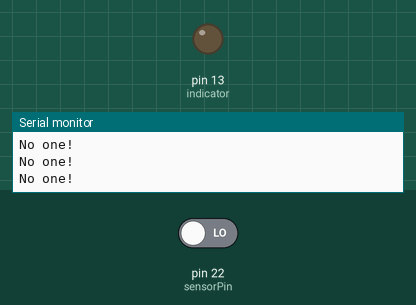
Bench run of a sketch on a simulated Arduino Mega 2560, built with avr-gcc and run on an emulated ATmega2560. Parts: output pins drawn as LEDs (lit = HIGH), the last lines printed to the serial monitor. Inputs (shaded band) come from the test bench; at power-on: pin 22 (sensorPin) LOW.

Above: at 1.8 s.
1.9 s: pin 22 (sensorPin) driven HIGH
At 3.0 s:
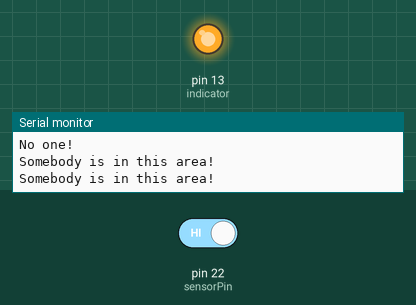
3.5 s: pin 22 (sensorPin) driven LOW
At 4.2 s:
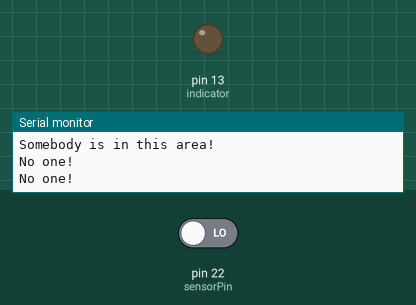
Timing chart, 0 to 6.5 s (numbered marks = the images above; inputs shaded):
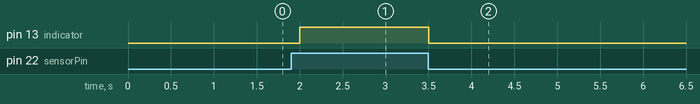

Measured:
- after the input at 1.9 s, pin 13 (indicator): LOW → HIGH after 0.10 s
- after the input at 3.5 s, pin 13 (indicator): HIGH → LOW at once

The sketch:

PIR_motion_sensor.ino
```cpp
// #
// # Editor     : Youyou from DFRobot
// # Date       : 04.06.2014
// # E-Mail : youyou.yu@dfrobot.com

// # Product name: PIR (Motion) Sensor
// # Product SKU : SEN0171
// # Version     : 1.0

// # Description:
// # The sketch for using the PIR Motion sensor with Arduino/Raspberry Pi controller to achieve the human detection feature.

// # Hardware Connection:
// #        PIR Sensor    -> Digital pin 22
// #        Indicator LED -> Digital pin 13
// #

byte sensorPin = 22;
byte indicator = 13;

void setup()
{
  pinMode(sensorPin,INPUT);
  pinMode(indicator,OUTPUT);
  Serial.begin(9600);
}

void loop()
{
  byte state = digitalRead(sensorPin);
  digitalWrite(indicator,state);
  if(state == 1)
  {
    Serial.println("Somebody is in this area!");
  }
  else if(state == 0)
  {
    Serial.println("No one!");
  }
  delay(500);
}
```
